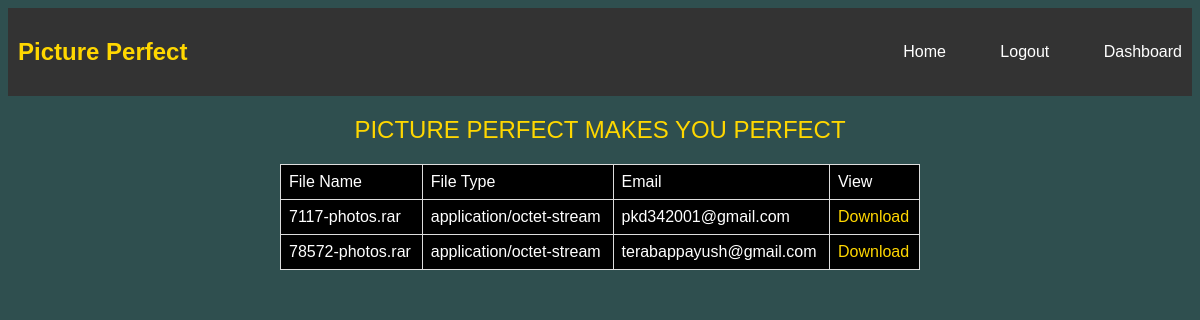
The app's page /php/admin/view.php with its own data.
### tables this page shows
CREATE TABLE `tbl_uploads` (
  `id` int(5) NOT NULL,
  `file` varchar(255) NOT NULL,
  `type` varchar(255) NOT NULL,
  `size` varchar(255) NOT NULL,
  `email` varchar(120) NOT NULL
);

### php/admin/view.php (the view, shortened to what this page needs)
<?php
require '../registration/dbcon.php';
?>
<!DOCTYPE html>
<html>
<head>
</head>
<body>
   <nav>
      <h1>Picture Perfect</h1>
      <ul>
         <li>
            <a href="../../index.php">Home</a>
         </li>
         <li>
            <a href="../registration/logout.php">Logout</a>
         </li>
         <li>
            <a href="fileupload.php">Dashboard</a>
         </li>
      </ul>
   </nav>
   <label>PICTURE PERFECT MAKES YOU PERFECT</label>
   <div>
      <table>
         <tr>
            <td>File Name</td>
            <td>File Type</td>
            <td>Email</td>
            <td>View</td>
         </tr>
         <?php
         $sql = "SELECT * FROM tbl_uploads";
         $result_set = mysqli_query($conn, $sql);
         while ($row = mysqli_fetch_array($result_set)) {
         ?>
            <tr>
               <td><?php echo $row['file'] ?></td>
               <td><?php echo $row['type'] ?></td>
               <td><?php echo $row['email'] ?></td>
               <td><a href="../../upload/<?php echo $row['file'] ?>" target="_blank">Download</a></td>
            </tr>
         <?php
         }
         ?>
      </table>
   </div>
</body>
</html>

### php/admin/view.php (style rules this page uses)
body { font-family: Arial, sans-serif; background-color:darkslategray; color: white; }
nav { background-color: #333; color: #fff; display: flex; justify-content: space-between; align-items: center; padding: 10px; }
nav h1 { color:gold; }
nav ul { list-style: none; margin: 0; padding: 0; }
nav li { display: inline-block; margin-left: 50px; }
nav a { color: #fff; text-decoration: none; transition: all 0.2s ease-in-out; }
table { border-collapse: collapse; margin: 20px auto; width: 80%; }
table th, table td { border: 1px solid #ddd; padding: 8px; text-align: left; }
table tr:nth-child(odd) { background-color: black; }
table tr:nth-child(even) { background-color: black; }
label { display: block; text-align: center; font-size: 24px; margin: 20px; color: gold; }
div { margin: 0 auto; max-width: 800px; }
a { text-decoration: none; color: gold; }

### records on screen
tbl_uploads: file "7117-photos.rar", type "application/octet-stream", email "pkd342001@gmail.com"
tbl_uploads: file "78572-photos.rar", type "application/octet-stream", email "terabappayush@gmail.com"
